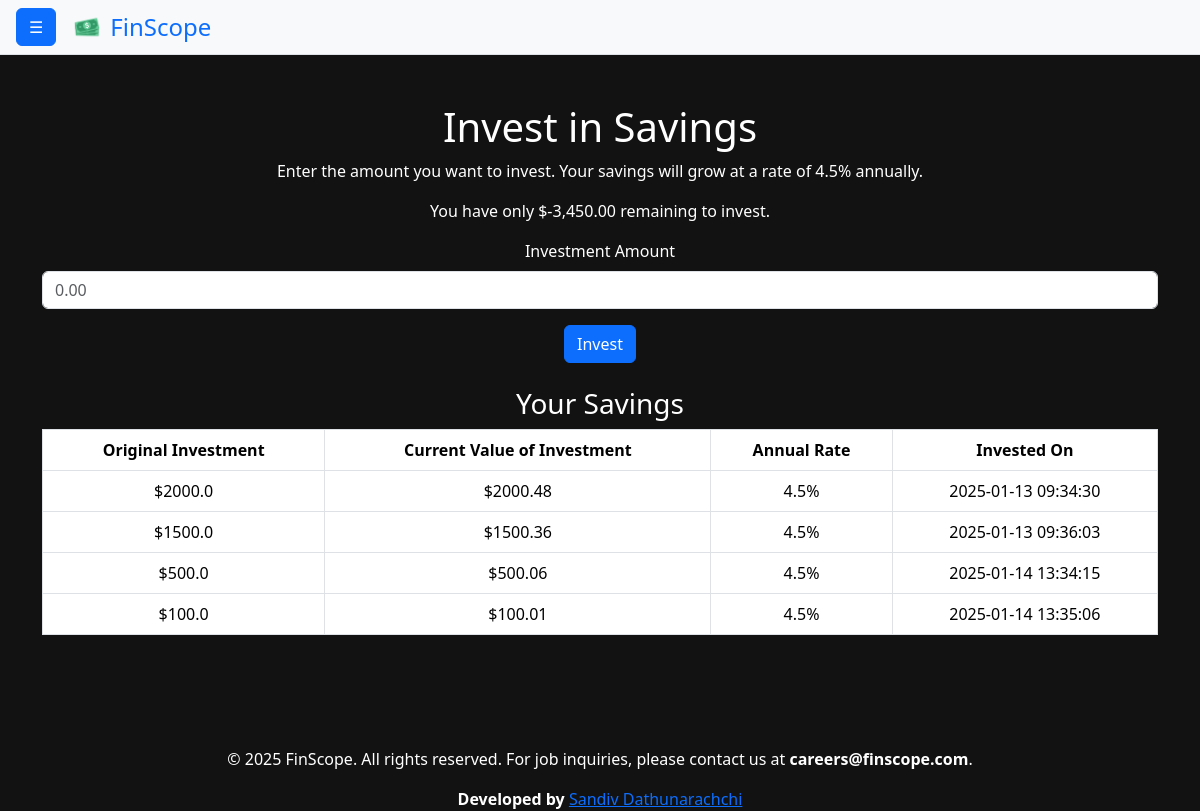
The page /savings (signed in) on the database its author committed.
### tables this page shows
CREATE TABLE budgets (
    id INTEGER PRIMARY KEY AUTOINCREMENT,
    user_id INTEGER NOT NULL UNIQUE,
    paycheck1 REAL DEFAULT 0.0,
    paycheck2 REAL DEFAULT 0.0,
    charity REAL DEFAULT 0.0,
    emerFund REAL DEFAULT 0.0,
    rent REAL DEFAULT 0.0,
    water REAL DEFAULT 0.0,
    natgas REAL DEFAULT 0.0,
    electric REAL DEFAULT 0.0,
    cable REAL DEFAULT 0.0,
    gasoline REAL DEFAULT 0.0,
    grocery REAL DEFAULT 0.0,
    cloth REAL DEFAULT 0.0,
    entertain REAL DEFAULT 0.0,
    gym REAL DEFAULT 0.0,
    insurance REAL DEFAULT 0.0,
    miscellaneous REAL DEFAULT 0.0,
    total_expenses REAL DEFAULT 0.0,
    remaining_budget REAL DEFAULT 0.0,
    FOREIGN KEY (user_id) REFERENCES users (id)
);

CREATE TABLE savings (
    id INTEGER PRIMARY KEY AUTOINCREMENT,
    user_id INTEGER NOT NULL,
    amount REAL NOT NULL,
    annual_rate REAL DEFAULT 4.5,
    created_at TIMESTAMP DEFAULT CURRENT_TIMESTAMP,
    FOREIGN KEY (user_id) REFERENCES users (id)
);

### app.py (the view)
@app.route("/savings", methods=["GET", "POST"])
@login_required
def savings():
    if request.method == "POST":
        budget = db.execute(
            "SELECT remaining_budget FROM budgets WHERE user_id = ?", session["user_id"])[0]
        remaining_budget = budget["remaining_budget"] if budget else 0
        amount = float(request.form.get("amount", 0))
        if amount > remaining_budget:
            return render_template("savings.html", error="Investment exceeds remaining budget!", budget=budget)
        db.execute("""
            INSERT INTO savings (user_id, amount, annual_rate)
            VALUES (?, ?, ?)
        """, session["user_id"], amount, 4.5)
        new_remaining_budget = remaining_budget - amount
        db.execute("UPDATE budgets SET remaining_budget = ? WHERE user_id = ?",
                   new_remaining_budget, session["user_id"])
        return render_template("savings.html", success="Investment made successfully!", budget={"remaining_budget": new_remaining_budget})
    else:
        budget = db.execute(
            "SELECT remaining_budget FROM budgets WHERE user_id = ?", session["user_id"])[0]
        rows = db.execute("""
            SELECT amount, annual_rate, created_at
            FROM savings
            WHERE user_id = ?
        """, session["user_id"])
        savings_data = []
        for row in rows:
            elapsed_years = (datetime.now() -
                             datetime.strptime(row["created_at"], "%Y-%m-%d %H:%M:%S")).days / 365.0
            updated_amount = round(
                row["amount"] * (1 + row["annual_rate"] / 100) ** elapsed_years, 2)
            savings_data.append({"original": row["amount"], "updated": updated_amount,
                                "rate": row["annual_rate"], "created_at": row["created_at"]})
        return render_template("savings.html", budget=budget, savings_data=savings_data)

### app.py (called while the page is built)
@app.after_request
def after_request(response):
    response.headers["Cache-Control"] = "no-cache, no-store, must-revalidate"
    response.headers["Expires"] = 0
    response.headers["Pragma"] = "no-cache"
    return response

@app.context_processor
def inject_year():
    return {'year': datetime.now().year}

### helpers.py (called while the page is built)
def login_required(f):
    @wraps(f)
    def decorated_function(*args, **kwargs):
        if session.get("user_id") is None:
            return redirect("/login")
        return f(*args, **kwargs)
    return decorated_function

def usd(value):
    return f"${value:,.2f}"

### templates/savings.html (shortened to what this page needs)
{% extends "layout.html" %}
{% block main %}
    <h1>Invest in Savings</h1>
    <p>Enter the amount you want to invest. Your savings will grow at a rate of 4.5% annually.</p>
    <p>You have only {{ budget.remaining_budget | usd }} remaining to invest.</p>
    <form action="/savings" method="post">
        <div class="mb-3">
            <label for="amount" class="form-label">Investment Amount</label>
            <input type="number" class="form-control" id="amount" name="amount" step="0.01" placeholder="0.00" required>
        </div>
        <button type="submit" class="btn btn-primary">Invest</button>
    </form>
    {% if savings_data %}
        <h3 class="mt-4">Your Savings</h3>
        <table class="table table-bordered">
            <thead>
                <tr>
                    <th>Original Investment</th>
                    <th>Current Value of Investment</th>
                    <th>Annual Rate</th>
                    <th>Invested On</th>
                </tr>
            </thead>
            <tbody>
                {% for savings in savings_data %}
                    <tr>
                        <td>${{ savings.original }}</td>
                        <td>${{ savings.updated }}</td>
                        <td>{{ savings.rate }}%</td>
                        <td>{{ savings.created_at }}</td>
                    </tr>
                {% endfor %}
            </tbody>
        </table>
    {% endif %}
{% endblock %}

### templates/layout.html (shortened to what this page needs)
<!DOCTYPE html>
<html lang="en">
    <head>
        <link href="https://cdn.jsdelivr.net/npm/bootstrap@5.3.3/dist/css/bootstrap.min.css" rel="stylesheet">
        <link href="https://cdn.jsdelivr.net/npm/bootstrap-icons/font/bootstrap-icons.css" rel="stylesheet">
        <link href="/static/styles.css" rel="stylesheet">
    </head>
    <body>
        <header class="d-flex align-items-center bg-light py-2 px-3 border-bottom">
            <button class="btn btn-primary me-3" type="button" data-bs-toggle="offcanvas" data-bs-target="#offcanvasMenu" aria-controls="offcanvasMenu">
                ☰
            </button>
            <div class="d-flex align-items-center">
                <img src="/static/logo.png" alt="FinScope Logo" class="me-2" style="height: 30px;">
                <a href="/" class="text-decoration-none">
                    <span class="fs-4 text-primary">FinScope</span>
                </a>
            </div>
        </header>
        <main class="container py-5 text-center">
            {% block main %}{% endblock %}
        </main>
        <footer class="text-center mt-5">
            <p>&copy; {{ year }} FinScope. All rights reserved. For job inquiries, please contact us at <strong>careers@finscope.com</strong>.</p>
            <b>Developed by</b>
            <a href="https://www.linkedin.com/in/sandivd/" target="_blank" class="link-primary dev_atag"> Sandiv Dathunarachchi</a>
        </footer>
    </body>
</html>

### static/styles.css (style rules this page uses)
body { background-color: #121212; color: #ffffff; }
footer { color: #ffffff; }

### rows shown on the page
budgets: remaining_budget "$-3,450.00"
savings: original "2000.0", updated "2000.48", rate "4.5", created_at "2025-01-13 09:34:30"
savings: original "1500.0", updated "1500.36", rate "4.5", created_at "2025-01-13 09:36:03"
savings: original "500.0", updated "500.06", rate "4.5", created_at "2025-01-14 13:34:15"
savings: original "100.0", updated "100.01", rate "4.5", created_at "2025-01-14 13:35:06"
